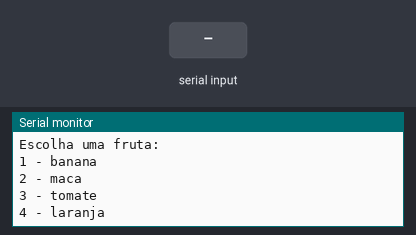
Bench run of a sketch on a simulated Arduino Uno, built with avr-gcc and run on an emulated ATmega328P. On the bench: the last lines printed to the serial monitor. Inputs (shaded band) come from the test bench.

Above: at 1.2 s.
1.3 s: "90,45\n" received over Serial
At 2.7 s:
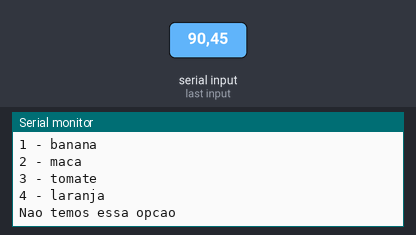
4.3 s: "1\n" received over Serial
At 6.5 s:
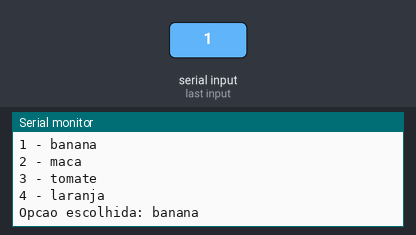
6.8 s: "2\n" received over Serial
At 8.2 s:
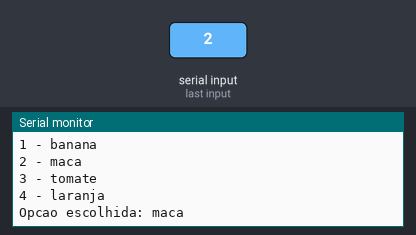
8.9 s: "3\n" received over Serial
At 10.6 s:
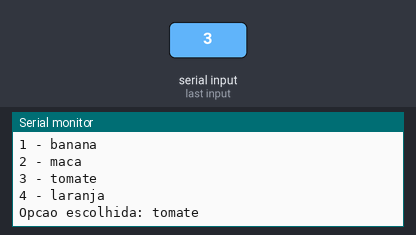
10.9 s: "4\n" received over Serial
At 12.0 s:
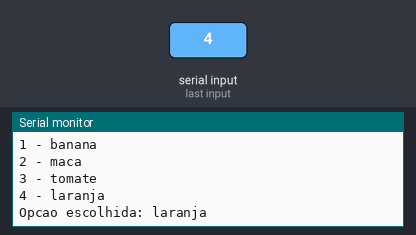

Measured:
- after the input at 1.3 s, the serial monitor: prints a new line at once (image 1)
- after the input at 4.3 s, the serial monitor: prints a new line after 1.1 s (image 2)
- after the input at 6.8 s, the serial monitor: prints a new line after 0.63 s (image 3)
- after the input at 8.9 s, the serial monitor: prints a new line after 0.55 s (image 4)
- after the input at 10.9 s, the serial monitor: prints a new line after 0.58 s (image 5)

The sketch:

default1.ino
```cpp
// C++ code
int opcao = 0;
void setup()
{
 Serial.begin(9600);
}

void loop()
{
  Serial.println("Escolha uma fruta:");
  Serial.println("1 - banana");
  Serial.println("2 - maca");
  Serial.println("3 - tomate");
  Serial.println("4 - laranja");
  while (! Serial.available());
  int opcao = Serial.parseInt();

  switch(opcao){
  case 1:
  Serial.println("Opcao escolhida: banana");
  break;
  case 2:
  Serial.println("Opcao escolhida: maca");
  break;
  case 3:
  Serial.println("Opcao escolhida: tomate");
  break;
  case 4:
  Serial.println("Opcao escolhida: laranja");
  break;
  default:
   Serial.println("Nao temos essa opcao");
  }
delay(2000);
}
```
